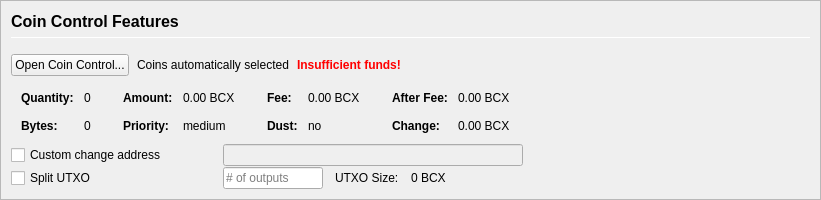
         <widget class="QFrame" name="frameCoinControl">
          <property name="sizePolicy">
           <sizepolicy hsizetype="Expanding" vsizetype="Expanding">
            <horstretch>0</horstretch>
            <verstretch>0</verstretch>
           </sizepolicy>
          </property>
          <property name="maximumSize">
           <size>
            <width>16777215</width>
            <height>16777215</height>
           </size>
          </property>
          <property name="frameShape">
           <enum>QFrame::StyledPanel</enum>
          </property>
          <property name="frameShadow">
           <enum>QFrame::Sunken</enum>
          </property>
          <layout class="QVBoxLayout" name="verticalLayoutCoinControl2">
           <property name="spacing">
            <number>0</number>
           </property>
           <property name="margin">
            <number>0</number>
           </property>
           <item>
            <widget class="QFrame" name="frameCoinControl_BG">
             <layout class="QVBoxLayout" name="verticalLayoutCoinControl" stretch="0,0,0,0,0,0">
              <property name="spacing">
               <number>1</number>
              </property>
              <property name="leftMargin">
               <number>10</number>
              </property>
              <property name="topMargin">
               <number>10</number>
              </property>
              <item>
               <layout class="QHBoxLayout" name="horizontalLayoutCoinControl1">
                <property name="bottomMargin">
                 <number>15</number>
                </property>
                <item>
                 <layout class="QVBoxLayout" name="verticalLayout_3">
                  <property name="spacing">
                   <number>6</number>
                  </property>
                  <item>
                   <widget class="QLabel" name="labelCoinControlFeatures">
                    <property name="sizePolicy">
                     <sizepolicy hsizetype="Preferred" vsizetype="Maximum">
                      <horstretch>0</horstretch>
                      <verstretch>0</verstretch>
                     </sizepolicy>
                    </property>
                    <property name="minimumSize">
                     <size>
                      <width>0</width>
                      <height>20</height>
                     </size>
                    </property>
                    <property name="font">
                     <font>
                      <pointsize>12</pointsize>
                      <weight>75</weight>
                      <bold>true</bold>
                     </font>
                    </property>
                    <property name="styleSheet">
                     <string notr="true">font-weight:bold;</string>
                    </property>
                    <property name="text">
                     <string>Coin Control Features</string>
                    </property>
                   </widget>
                  </item>
                  <item>
                   <widget class="Line" name="line">
                    <property name="minimumSize">
                     <size>
                      <width>0</width>
                      <height>1</height>
                     </size>
                    </property>
                    <property name="maximumSize">
                     <size>
                      <width>16777215</width>
                      <height>1</height>
                     </size>
                    </property>
                    <property name="orientation">
                     <enum>Qt::Horizontal</enum>
                    </property>
                   </widget>
                  </item>
                 </layout>
                </item>
               </layout>
              </item>
              <item>
               <layout class="QHBoxLayout" name="horizontalLayoutCoinControl2" stretch="0,0,0,0">
                <property name="spacing">
                 <number>8</number>
                </property>
                <property name="bottomMargin">
                 <number>10</number>
                </property>
                <item>
                 <widget class="QPushButton" name="pushButtonCoinControl">
                  <property name="styleSheet">
                   <string notr="true"/>
                  </property>
                  <property name="text">
                   <string>Open Coin Control...</string>
                  </property>
                  <property name="autoDefault">
                   <bool>false</bool>
                  </property>
                 </widget>
                </item>
                <item>
                 <widget class="QLabel" name="labelCoinControlAutomaticallySelected">
                  <property name="text">
                   <string>Coins automatically selected</string>
                  </property>
                  <property name="margin">
                   <number>5</number>
                  </property>
                 </widget>
                </item>
                <item>
                 <widget class="QLabel" name="labelCoinControlInsuffFunds">
                  <property name="font">
                   <font>
                    <weight>75</weight>
                    <bold>true</bold>
                   </font>
                  </property>
                  <property name="styleSheet">
                   <string notr="true">color:red;font-weight:bold;</string>
                  </property>
                  <property name="text">
                   <string>Insufficient funds!</string>
                  </property>
                  <property name="margin">
                   <number>5</number>
                  </property>
                 </widget>
                </item>
                <item>
                 <spacer name="horizontalSpacerCoinControl">
                  <property name="orientation">
                   <enum>Qt::Horizontal</enum>
                  </property>
                  <property name="sizeHint" stdset="0">
                   <size>
                    <width>40</width>
                    <height>1</height>
                   </size>
                  </property>
                 </spacer>
                </item>
               </layout>
              </item>
              <item>
               <widget class="QWidget" name="widgetCoinControl" native="true">
                <property name="sizePolicy">
                 <sizepolicy hsizetype="Preferred" vsizetype="Preferred">
                  <horstretch>0</horstretch>
                  <verstretch>0</verstretch>
                 </sizepolicy>
                </property>
                <property name="minimumSize">
                 <size>
                  <width>0</width>
                  <height>0</height>
                 </size>
                </property>
                <property name="styleSheet">
                 <string notr="true"/>
                </property>
                <layout class="QHBoxLayout" name="horizontalLayoutCoinControl5">
                 <property name="margin">
                  <number>0</number>
                 </property>
                 <item>
                  <layout class="QHBoxLayout" name="horizontalLayoutCoinControl3" stretch="0,0,0,1">
                   <property name="spacing">
                    <number>20</number>
                   </property>
                   <property name="topMargin">
                    <number>0</number>
                   </property>
                   <property name="bottomMargin">
                    <number>10</number>
                   </property>
                   <item>
                    <layout class="QFormLayout" name="formLayoutCoinControl1">
                     <property name="horizontalSpacing">
                      <number>10</number>
                     </property>
                     <property name="verticalSpacing">
                      <number>14</number>
                     </property>
                     <property name="leftMargin">
                      <number>10</number>
                     </property>
                     <property name="topMargin">
                      <number>4</number>
                     </property>
                     <property name="rightMargin">
                      <number>6</number>
                     </property>
                     <item row="0" column="0">
                      <widget class="QLabel" name="labelCoinControlQuantityText">
                       <property name="font">
                        <font>
                         <weight>75</weight>
                         <bold>true</bold>
                        </font>
                       </property>
                       <property name="text">
                        <string>Quantity:</string>
                       </property>
                       <property name="margin">
                        <number>0</number>
                       </property>
                      </widget>
                     </item>
                     <item row="0" column="1">
                      <widget class="QLabel" name="labelCoinControlQuantity">
                       <property name="cursor">
                        <cursorShape>IBeamCursor</cursorShape>
                       </property>
                       <property name="contextMenuPolicy">
                        <enum>Qt::ActionsContextMenu</enum>
                       </property>
                       <property name="text">
                        <string notr="true">0</string>
                       </property>
                       <property name="margin">
                        <number>0</number>
                       </property>
                       <property name="textInteractionFlags">
                        <set>Qt::LinksAccessibleByMouse|Qt::TextSelectableByKeyboard|Qt::TextSelectableByMouse</set>
                       </property>
                      </widget>
                     </item>
                     <item row="1" column="0">
                      <widget class="QLabel" name="labelCoinControlBytesText">
                       <property name="font">
                        <font>
                         <weight>75</weight>
                         <bold>true</bold>
                        </font>
                       </property>
                       <property name="text">
                        <string>Bytes:</string>
                       </property>
                      </widget>
                     </item>
                     <item row="1" column="1">
                      <widget class="QLabel" name="labelCoinControlBytes">
                       <property name="cursor">
                        <cursorShape>IBeamCursor</cursorShape>
                       </property>
                       <property name="contextMenuPolicy">
                        <enum>Qt::ActionsContextMenu</enum>
                       </property>
                       <property name="text">
                        <string notr="true">0</string>
                       </property>
                       <property name="textInteractionFlags">
                        <set>Qt::LinksAccessibleByMouse|Qt::TextSelectableByKeyboard|Qt::TextSelectableByMouse</set>
                       </property>
                      </widget>
                     </item>
                    </layout>
                   </item>
                   <item>
                    <layout class="QFormLayout" name="formLayoutCoinControl2">
                     <property name="horizontalSpacing">
                      <number>10</number>
                     </property>
                     <property name="verticalSpacing">
                      <number>14</number>
                     </property>
                     <property name="leftMargin">
                      <number>6</number>
                     </property>
                     <property name="topMargin">
                      <number>4</number>
                     </property>
                     <property name="rightMargin">
                      <number>6</number>
                     </property>
                     <item row="0" column="0">
                      <widget class="QLabel" name="labelCoinControlAmountText">
                       <property name="font">
                        <font>
                         <weight>75</weight>
                         <bold>true</bold>
                        </font>
                       </property>
                       <property name="text">
                        <string>Amount:</string>
                       </property>
                       <property name="margin">
                        <number>0</number>
                       </property>
                      </widget>
                     </item>
                     <item row="0" column="1">
                      <widget class="QLabel" name="labelCoinControlAmount">
                       <property name="cursor">
                        <cursorShape>IBeamCursor</cursorShape>
                       </property>
                       <property name="contextMenuPolicy">
                        <enum>Qt::ActionsContextMenu</enum>
                       </property>
                       <property name="text">
                        <string notr="true">0.00 BCX</string>
                       </property>
                       <property name="textInteractionFlags">
                        <set>Qt::LinksAccessibleByMouse|Qt::TextSelectableByKeyboard|Qt::TextSelectableByMouse</set>
                       </property>
                      </widget>
                     </item>
                     <item row="1" column="0">
                      <widget class="QLabel" name="labelCoinControlPriorityText">
                       <property name="font">
                        <font>
                         <weight>75</weight>
                         <bold>true</bold>
                        </font>
                       </property>
                       <property name="text">
                        <string>Priority:</string>
                       </property>
                      </widget>
                     </item>
                     <item row="1" column="1">
                      <widget class="QLabel" name="labelCoinControlPriority">
                       <property name="cursor">
                        <cursorShape>IBeamCursor</cursorShape>
                       </property>
                       <property name="contextMenuPolicy">
                        <enum>Qt::ActionsContextMenu</enum>
                       </property>
                       <property name="text">
                        <string>medium</string>
                       </property>
                       <property name="textInteractionFlags">
                        <set>Qt::LinksAccessibleByMouse|Qt::TextSelectableByKeyboard|Qt::TextSelectableByMouse</set>
                       </property>
                      </widget>
                     </item>
                    </layout>
                   </item>
                   <item>
                    <layout class="QFormLayout" name="formLayoutCoinControl3">
                     <property name="horizontalSpacing">
                      <number>10</number>
                     </property>
                     <property name="verticalSpacing">
                      <number>14</number>
                     </property>
                     <property name="leftMargin">
                      <number>6</number>
                     </property>
                     <property name="topMargin">
                      <number>4</number>
                     </property>
                     <property name="rightMargin">
                      <number>6</number>
                     </property>
                     <item row="0" column="0">
                      <widget class="QLabel" name="labelCoinControlFeeText">
                       <property name="font">
                        <font>
                         <weight>75</weight>
                         <bold>true</bold>
                        </font>
                       </property>
                       <property name="text">
                        <string>Fee:</string>
                       </property>
                       <property name="margin">
                        <number>0</number>
                       </property>
                      </widget>
                     </item>
                     <item row="0" column="1">
                      <widget class="QLabel" name="labelCoinControlFee">
                       <property name="cursor">
                        <cursorShape>IBeamCursor</cursorShape>
                       </property>
                       <property name="contextMenuPolicy">
                        <enum>Qt::ActionsContextMenu</enum>
                       </property>
                       <property name="text">
                        <string notr="true">0.00 BCX</string>
                       </property>
                       <property name="textInteractionFlags">
                        <set>Qt::LinksAccessibleByMouse|Qt::TextSelectableByKeyboard|Qt::TextSelectableByMouse</set>
                       </property>
                      </widget>
                     </item>
                     <item row="1" column="0">
                      <widget class="QLabel" name="labelCoinControlLowOutputText">
                       <property name="font">
                        <font>
                         <weight>75</weight>
                         <bold>true</bold>
                        </font>
                       </property>
                       <property name="text">
                        <string>Dust:</string>
                       </property>
                      </widget>
                     </item>
                     <item row="1" column="1">
                      <widget class="QLabel" name="labelCoinControlLowOutput">
                       <property name="cursor">
                        <cursorShape>IBeamCursor</cursorShape>
                       </property>
                       <property name="contextMenuPolicy">
                        <enum>Qt::ActionsContextMenu</enum>
                       </property>
                       <property name="text">
                        <string>no</string>
                       </property>
                       <property name="textInteractionFlags">
                        <set>Qt::LinksAccessibleByMouse|Qt::TextSelectableByKeyboard|Qt::TextSelectableByMouse</set>
                       </property>
                      </widget>
                     </item>
                    </layout>
                   </item>
                   <item>
                    <layout class="QFormLayout" name="formLayoutCoinControl4">
                     <property name="horizontalSpacing">
                      <number>10</number>
                     </property>
                     <property name="verticalSpacing">
                      <number>14</number>
                     </property>
                     <property name="leftMargin">
                      <number>6</number>
                     </property>
                     <property name="topMargin">
                      <number>4</number>
                     </property>
                     <property name="rightMargin">
                      <number>6</number>
                     </property>
                     <item row="0" column="0">
                      <widget class="QLabel" name="labelCoinControlAfterFeeText">
                       <property name="font">
                        <font>
                         <weight>75</weight>
                         <bold>true</bold>
                        </font>
                       </property>
                       <property name="text">
                        <string>After Fee:</string>
                       </property>
                       <property name="margin">
                        <number>0</number>
                       </property>
                      </widget>
                     </item>
                     <item row="0" column="1">
                      <widget class="QLabel" name="labelCoinControlAfterFee">
                       <property name="cursor">
                        <cursorShape>IBeamCursor</cursorShape>
                       </property>
                       <property name="contextMenuPolicy">
                        <enum>Qt::ActionsContextMenu</enum>
                       </property>
                       <property name="text">
                        <string notr="true">0.00 BCX</string>
                       </property>
                       <property name="textInteractionFlags">
                        <set>Qt::LinksAccessibleByMouse|Qt::TextSelectableByKeyboard|Qt::TextSelectableByMouse</set>
                       </property>
                      </widget>
                     </item>
                     <item row="1" column="0">
                      <widget class="QLabel" name="labelCoinControlChangeText">
                       <property name="font">
                        <font>
                         <weight>75</weight>
                         <bold>true</bold>
                        </font>
                       </property>
                       <property name="text">
                        <string>Change:</string>
                       </property>
                      </widget>
                     </item>
                     <item row="1" column="1">
                      <widget class="QLabel" name="labelCoinControlChange">
                       <property name="cursor">
                        <cursorShape>IBeamCursor</cursorShape>
                       </property>
                       <property name="contextMenuPolicy">
                        <enum>Qt::ActionsContextMenu</enum>
                       </property>
                       <property name="text">
                        <string notr="true">0.00 BCX</string>
                       </property>
                       <property name="textInteractionFlags">
                        <set>Qt::LinksAccessibleByMouse|Qt::TextSelectableByKeyboard|Qt::TextSelectableByMouse</set>
                       </property>
                      </widget>
                     </item>
                    </layout>
                   </item>
                  </layout>
                 </item>
                </layout>
               </widget>
              </item>
              <item>
               <layout class="QHBoxLayout" name="horizontalLayoutCoinControl4">
                <property name="spacing">
                 <number>12</number>
                </property>
                <property name="sizeConstraint">
                 <enum>QLayout::SetDefaultConstraint</enum>
                </property>
                <property name="topMargin">
                 <number>0</number>
                </property>
                <property name="rightMargin">
                 <number>0</number>
                </property>
                <item>
                 <widget class="QCheckBox" name="checkBoxCoinControlChange">
                  <property name="sizePolicy">
                   <sizepolicy hsizetype="Preferred" vsizetype="Preferred">
                    <horstretch>0</horstretch>
                    <verstretch>0</verstretch>
                   </sizepolicy>
                  </property>
                  <property name="minimumSize">
                   <size>
                    <width>200</width>
                    <height>0</height>
                   </size>
                  </property>
                  <property name="maximumSize">
                   <size>
                    <width>200</width>
                    <height>16777215</height>
                   </size>
                  </property>
                  <property name="toolTip">
                   <string>If this is activated, but the change address is empty or invalid, change will be sent to a newly generated address.</string>
                  </property>
                  <property name="text">
                   <string>Custom change address</string>
                  </property>
                 </widget>
                </item>
                <item>
                 <widget class="QValidatedLineEdit" name="lineEditCoinControlChange">
                  <property name="enabled">
                   <bool>false</bool>
                  </property>
                  <property name="sizePolicy">
                   <sizepolicy hsizetype="Preferred" vsizetype="Preferred">
                    <horstretch>0</horstretch>
                    <verstretch>0</verstretch>
                   </sizepolicy>
                  </property>
                  <property name="minimumSize">
                   <size>
                    <width>300</width>
                    <height>0</height>
                   </size>
                  </property>
                 </widget>
                </item>
                <item>
                 <widget class="QLabel" name="labelCoinControlChangeLabel">
                  <property name="sizePolicy">
                   <sizepolicy hsizetype="Preferred" vsizetype="Preferred">
                    <horstretch>0</horstretch>
                    <verstretch>0</verstretch>
                   </sizepolicy>
                  </property>
                  <property name="minimumSize">
                   <size>
                    <width>100</width>
                    <height>0</height>
                   </size>
                  </property>
                  <property name="text">
                   <string/>
                  </property>
                  <property name="margin">
                   <number>3</number>
                  </property>
                 </widget>
                </item>
               </layout>
              </item>
              <item>
               <layout class="QHBoxLayout" name="horizontalLayoutCoinControl6">
                <property name="spacing">
                 <number>12</number>
                </property>
                <property name="rightMargin">
                 <number>0</number>
                </property>
                <item>
                 <widget class="QCheckBox" name="splitBlockCheckBox">
                  <property name="sizePolicy">
                   <sizepolicy hsizetype="Preferred" vsizetype="Preferred">
                    <horstretch>0</horstretch>
                    <verstretch>0</verstretch>
                   </sizepolicy>
                  </property>
                  <property name="minimumSize">
                   <size>
                    <width>200</width>
                    <height>0</height>
                   </size>
                  </property>
                  <property name="maximumSize">
                   <size>
                    <width>200</width>
                    <height>16777215</height>
                   </size>
                  </property>
                  <property name="text">
                   <string>Split UTXO</string>
                  </property>
                 </widget>
                </item>
                <item>
                 <widget class="QLineEdit" name="splitBlockLineEdit">
                  <property name="sizePolicy">
                   <sizepolicy hsizetype="Preferred" vsizetype="Preferred">
                    <horstretch>50</horstretch>
                    <verstretch>0</verstretch>
                   </sizepolicy>
                  </property>
                  <property name="minimumSize">
                   <size>
                    <width>100</width>
                    <height>0</height>
                   </size>
                  </property>
                  <property name="maximumSize">
                   <size>
                    <width>100</width>
                    <height>16777215</height>
                   </size>
                  </property>
                  <property name="placeholderText">
                   <string># of outputs</string>
                  </property>
                 </widget>
                </item>
                <item>
                 <widget class="QLabel" name="labelBlockSizeText">
                  <property name="text">
                   <string>UTXO Size:</string>
                  </property>
                 </widget>
                </item>
                <item>
                 <widget class="QLabel" name="labelBlockSize">
                  <property name="text">
                   <string>0 BCX</string>
                  </property>
                 </widget>
                </item>
                <item>
                 <spacer name="horizontalSpacer_7">
                  <property name="orientation">
                   <enum>Qt::Horizontal</enum>
                  </property>
                  <property name="sizeHint" stdset="0">
                   <size>
                    <width>40</width>
                    <height>20</height>
                   </size>
                  </property>
                 </spacer>
                </item>
               </layout>
              </item>
              <item>
               <spacer name="verticalSpacerCoinControl">
                <property name="orientation">
                 <enum>Qt::Vertical</enum>
                </property>
                <property name="sizeHint" stdset="0">
                 <size>
                  <width>800</width>
                  <height>1</height>
                 </size>
                </property>
               </spacer>
              </item>
             </layout>
            </widget>
           </item>
          </layout>
         </widget>
